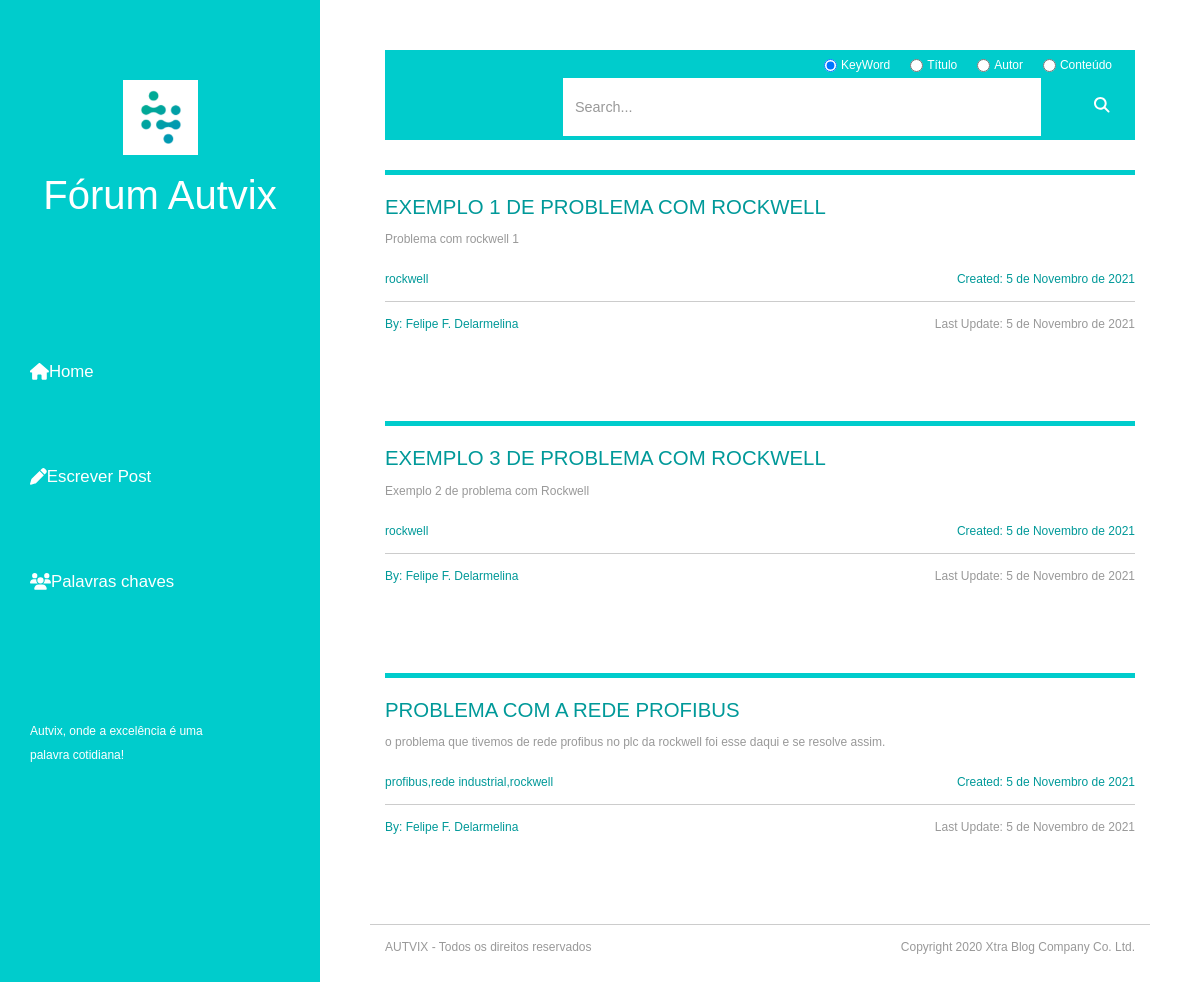
Screenshot of /search/rockwell with the database file from the repository.
### Forum/models.py (models this page shows, shortened)
class Post(models.Model):
    title = models.CharField(max_length=255)
    author = models.ForeignKey(User, on_delete=models.PROTECT)
    keyWords = models.CharField(max_length=255)
    whatsapp = models.BooleanField(default=False)
    content = RichTextUploadingField()
    created_at = models.DateField(auto_now_add=True)
    update_at = models.DateField(auto_now=True)

### Forum/views.py (the view)
# urls.py: path('search/<str:kw>', views.search, name='search'),
def search(request, kw):
    posts = Post.objects.filter(keyWords__contains=kw)
    search_by = request.GET.get('type_search')
    if search_by != None:
        posts = searchFilter(request, posts, search_by)
    return render(request, './search.html', {'posts': posts})

### Forum/templates/search.html
{% extends 'layout.html' %}
{% block navbar %}
    <ul>
        <li class="tm-nav-item">
            <a href="/" class="tm-nav-link">
                <i class="fas fa-home"></i>
                Home
            </a>
        </li>
        <li class="tm-nav-item">
            <a href="../newPost" class="tm-nav-link">
                <i class="fas fa-pen"></i>
                Escrever Post
            </a>
        </li>
        <li class="tm-nav-item">
            <a href="../keyWords" class="tm-nav-link">
                <i class="fas fa-users"></i>
              Palavras chaves
            </a>
        </li>
    </ul>
{% endblock %}
{% block content %}
    <div class="row tm-row">
        <div class="col-12">
            <form method="GET" class="form-inline tm-mb-20 tm-search-form tm-radio-search">
                <input type="radio" id="kwCheck" name="type_search" value="0" checked>
                <label for="kwCheck" class='tm-mr-20 tm-ml-5'>KeyWord</label><br>
                <input type="radio" id="titleCheck" name="type_search" value="1">
                <label for="titleCheck" class='tm-mr-20 tm-ml-5'>Título</label><br>
                <input type="radio" id="AutorCheck" name="type_search" value="2">
                <label for="AutorCheck" class='tm-mr-20 tm-ml-5'>Autor</label>
                <input type="radio" id="Content" name="type_search" value="3">
                <label for="Content" class='tm-mr-20 tm-ml-5'>Conteúdo</label>
                <input class="form-control tm-search-input" name="query" type="text" placeholder="Search..." aria-label="Search">
                <button class="tm-search-button" type="submit">
                    <i class="fas fa-search tm-search-icon" aria-hidden="true"></i>
                </button>
            </form>
        </div>
    </div>
    <div class="row tm-row">
        {% for post in posts %}
            <article class="col-12 col-md-12 tm-post">
                <hr class="tm-hr-primary">
                <a href="/posts/{{ post.pk }}" class="effect-lily tm-post-link tm-pt-10">
                    <h2 class="tm-color-primary tm-post-title">{{ post.title }}</h2>
                </a>
                <p>
                    {{ post.content|safe|truncatechars:350 }}
                </p>
                <div class="d-flex justify-content-between">
                    <span class="tm-color-primary">{{post.keyWords}}</span>
                    <span class="tm-color-primary">Created: {{ post.created_at }}</span>
                </div>
                <hr>
                <div class="d-flex justify-content-between">
                    {% if post.author.get_full_name != "" %}
                        <span class="tm-color-primary">By: {{ post.author.get_full_name }}</span>
                    {% else %}
                        <span class="tm-color-primary">By: {{ post.author.get_username }}</span>
                    {% endif %}
                    <span>Last Update: {{ post.update_at }}</span>
                </div>
            </article>
        {% endfor %}
    </div>
{% endblock %}

### Forum/static/Forum/style.css (style rules this page uses)
html { overflow-x: hidden; }
body { margin: 0; padding: 0; font-family: 'Source Sans Pro', sans-serif; font-size: 12px; line-height: 2em; overflow-x: hidden; }
p, span { color: #999; }
hr { border-top-color: #CCC; margin-top: 10px; margin-bottom: 10px; }
.form-control::placeholder { color: #999; }
.tm-post { max-width: 920px; }
.tm-row { max-width: 920px; justify-content: space-between; }
.tm-nav-item { list-style: none; margin-bottom: 30px; }
.tm-nav-link { color: white; background-color: transparent; height: 75px; width: 100%; max-width: 300px; display: flex; align-items: center; font-size: 1.4em; padding: 30px; }
.tm-nav ul { position: relative; }
ul { margin: 0; padding: 0; }
.tm-search-form { display: flex; align-items: center; justify-content: flex-end; }
.form-inline .form-control.tm-search-input { display: block; height: 60px; width: 480px; margin-right: 30px; border-radius: 0; border-color: #0CC; font-size: 1.2em; }
.tm-search-button { width: 60px; height: 60px; border: none; background-color: #0CC; transition: all 0.3s ease; }
.tm-search-icon { color: white; font-size: 1.3em; }
.tm-post-link { display: block; position: relative; cursor: pointer; }
.tm-post { margin-bottom: 75px; }
.tm-post-title { font-size: 1.7em; transition: all 0.3s ease; }
hr.tm-hr-primary { border-top: 5px solid #0CC; }
.form-control { height: 45px; border-color: #0CC; border-radius: 0; }
.tm-pt-10 { padding-top: 10px; }
.tm-mb-20 { margin-bottom: 20px; }
.tm-mr-20 { margin-right: 20px; }
.tm-ml-5 { margin-left: 4px; }
.tm-radio-search { background:#0CC; padding:3px; cursor:pointer; color:white; }
.tm-color-primary, span.tm-color-primary { color: #099; }

### rows the page displays
Post: title "EXEMPLO 1 DE PROBLEMA COM ROCKWELL", content "Problema com rockwell 1", keyWords "rockwell", created_at "5 de Novembro de 2021", author.get_full_name "Felipe F. Delarmelina", update_at "5 de Novembro de 2021"
Post: title "EXEMPLO 3 DE PROBLEMA COM ROCKWELL", content "Exemplo 2 de problema com Rockwell", keyWords "rockwell", created_at "5 de Novembro de 2021", author.get_full_name "Felipe F. Delarmelina", update_at "5 de Novembro de 2021"
Post: title "PROBLEMA COM A REDE PROFIBUS", content "o problema que tivemos de rede profibus no plc da rockwell foi esse daqui e se resolve assim.", keyWords "profibus,rede industrial,rockwell", created_at "5 de Novembro de 2021", author.get_full_name "Felipe F. Delarmelina", update_at "5 de Novembro de 2021"
